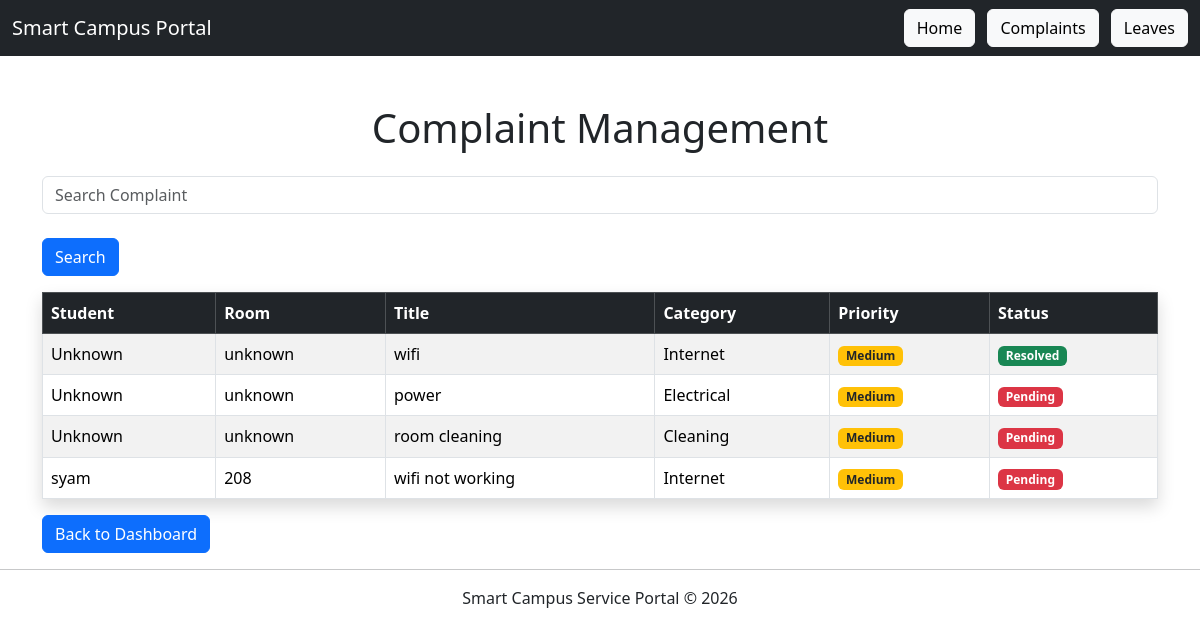
/complaint/view/, run on the app's committed database.
### complaints/models.py (models this page shows, shortened)
class Complaint(models.Model):
    CATEGORY_CHOICES = [
        ('Electrical', 'Electrical'),
        ('Water', 'Water'),
        ('Internet', 'Internet'),
        ('Cleaning', 'Cleaning'),
    ]
    PRIORITY_CHOICES = [
        ('Low', 'Low'),
        ('Medium', 'Medium'),
        ('High', 'High'),
    ]
    STATUS_CHOICES = [
        ('Pending', 'Pending'),
        ('Resolved', 'Resolved'),
    ]
    student_name = models.CharField(max_length=100)
    room_number = models.CharField(max_length=20)
    title = models.CharField(max_length=100)
    category = models.CharField(max_length=50, choices=CATEGORY_CHOICES)
    description = models.TextField()
    priority = models.CharField(
        max_length=10,
        choices=PRIORITY_CHOICES,
        default='Medium'
    )
    status = models.CharField(
        max_length=20,
        choices=STATUS_CHOICES,
        default='Pending'
    )

### complaints/views.py (the view)
# urls.py: path('view/', view_complaints, name='view_complaints'),
def view_complaints(request):
    search = request.GET.get('search')
    if search:
        complaints = Complaint.objects.filter(title__icontains=search)
    else:
        complaints = Complaint.objects.all()
    return render(
        request,
        'view_complaints.html',
        {'complaints': complaints}
    )

### complaints/templates/view_complaints.html (shortened to what this page needs)
<!DOCTYPE html>
<html>
<head>
    <link href="https://cdn.jsdelivr.net/npm/bootstrap@5.3.3/dist/css/bootstrap.min.css" rel="stylesheet">
</head>
<body>
    <nav class="navbar navbar-expand-lg navbar-dark bg-dark">
    <div class="container-fluid">
        <a class="navbar-brand" href="/">
            Smart Campus Portal
        </a>
        <div>
            <a href="/" class="btn btn-light me-2">Home</a>
            <a href="/complaint/view/" class="btn btn-light me-2">Complaints</a>
            <a href="/leave/view/" class="btn btn-light">Leaves</a>
        </div>
    </div>
</nav>
<div class="container mt-5">
    <h1 class="text-center mb-4">Complaint Management</h1>
    <form method="GET" class="mb-3">
    <input type="text"
           name="search"
           placeholder="Search Complaint"
           class="form-control">
    <br>
    <button type="submit"
            class="btn btn-primary">
        Search
    </button>
</form>
    <table class="table table-bordered table-hover table-striped shadow">
        <thead class="table-dark">
            <tr>
                <th>Student</th>
                <th>Room</th>
                <th>Title</th>
                <th>Category</th>
                <th>Priority</th>
                <th>Status</th>
            </tr>
        </thead>
        <tbody>
            {% for complaint in complaints %}
            <tr>
                <td>{{ complaint.student_name }}</td>
                <td>{{ complaint.room_number }}</td>
                <td>{{ complaint.title }}</td>
                <td>{{ complaint.category }}</td>
                <td>
                    {% if complaint.priority == 'High' %}
                        <span class="badge bg-danger">High</span>
                    {% elif complaint.priority == 'Medium' %}
                        <span class="badge bg-warning text-dark">Medium</span>
                    {% else %}
                        <span class="badge bg-success">Low</span>
                    {% endif %}
                </td>
                <td>
                    {% if complaint.status == 'Resolved' %}
                        <span class="badge bg-success">Resolved</span>
                    {% else %}
                        <span class="badge bg-danger">Pending</span>
                    {% endif %}
                </td>
            </tr>
            {% endfor %}
        </tbody>
    </table>
    <a href="/" class="btn btn-primary">Back to Dashboard</a>
</div>
<hr>
<footer class="text-center">
    <p>Smart Campus Service Portal © 2026</p>
</footer>
</body>
</html>

### data on the page
Complaint: student_name "Unknown", room_number "unknown", title "wifi", category "Internet", priority "Medium", status "Resolved"
Complaint: student_name "Unknown", room_number "unknown", title "power", category "Electrical", priority "Medium", status "Pending"
Complaint: student_name "Unknown", room_number "unknown", title "room cleaning", category "Cleaning", priority "Medium", status "Pending"
Complaint: student_name "syam", room_number "208", title "wifi not working", category "Internet", priority "Medium", status "Pending"
